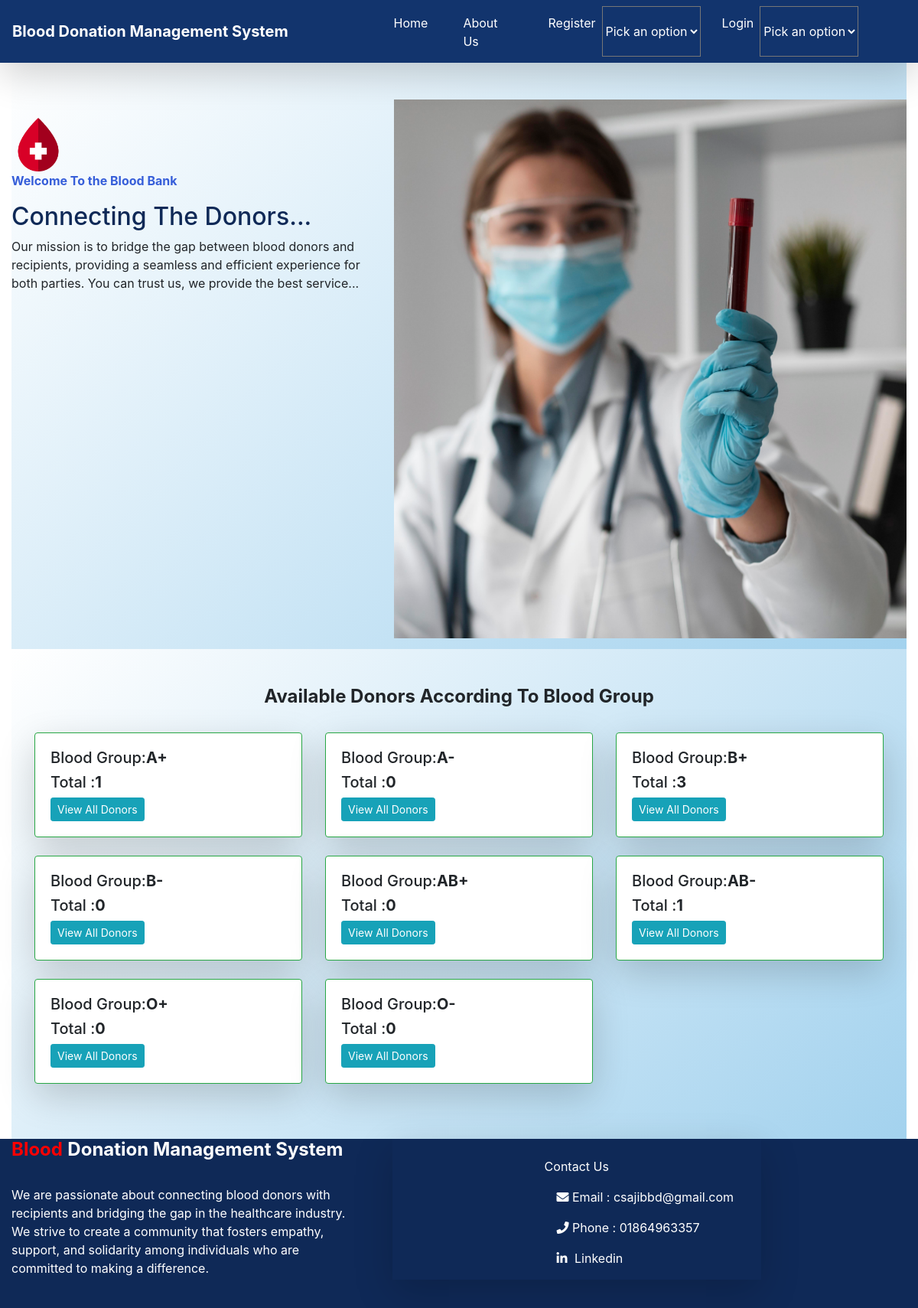
The app's page /, older data.
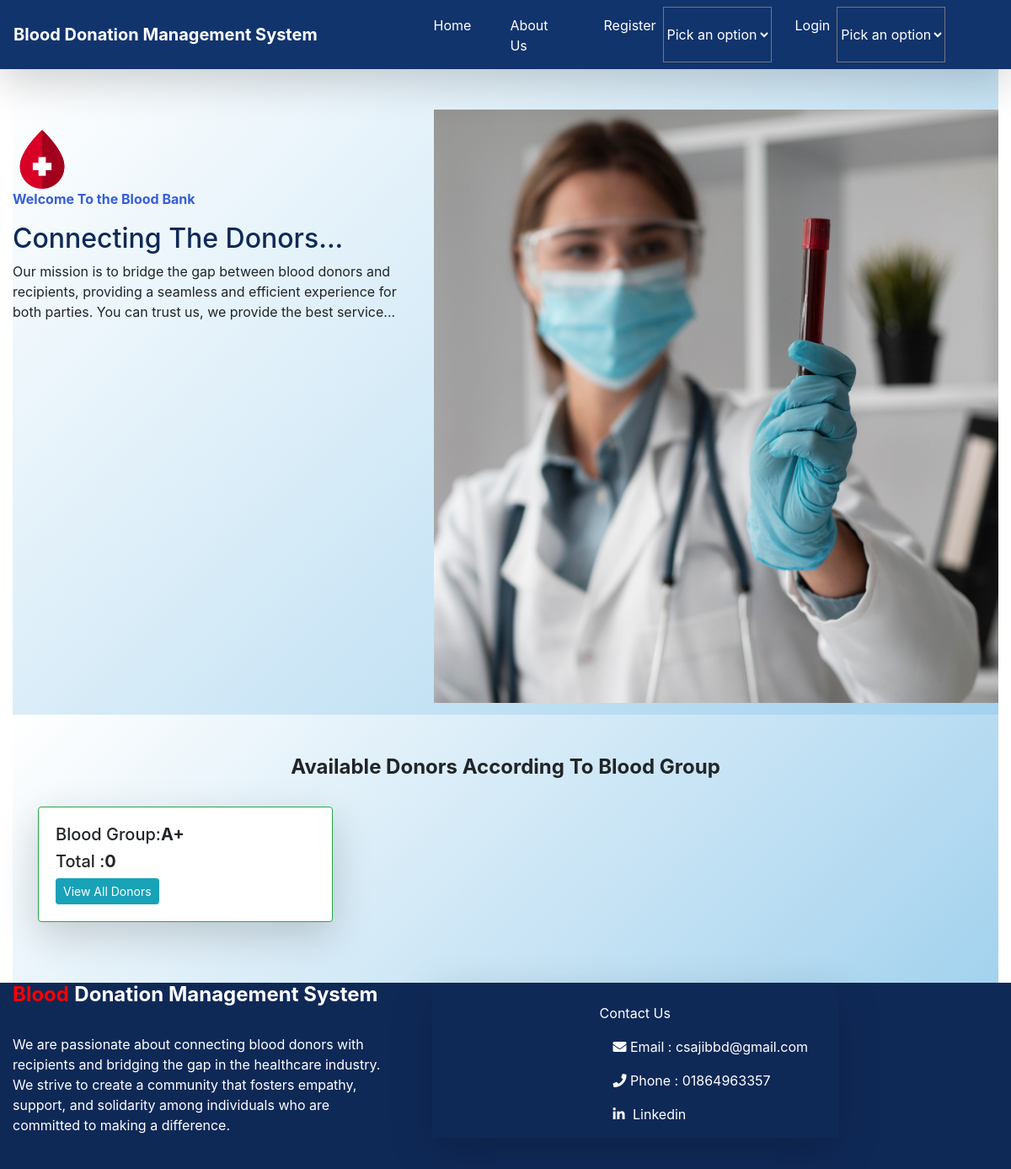
The same page, newer data.
### home/models.py (models this page shows, shortened)
class BloodGroup(models.Model):
    name = models.CharField(max_length=5)

### home/views.py (the view)
# urls.py: path("", views.index, name="index"),
def index(request):
    all_group = BloodGroup.objects.annotate(total=Count('donor'))
    return render(request, "index.html", {'all_group':all_group})

### home/templates/index.html (shortened to what the changed rows need)
{% load static %}
<!DOCTYPE html>
<html lang="en">
<head>
  <link rel="stylesheet" href="https://cdnjs.cloudflare.com/ajax/libs/font-awesome/5.15.2/css/all.min.css"/>
  <link rel="stylesheet" href="https://stackpath.bootstrapcdn.com/bootstrap/4.5.0/css/bootstrap.min.css"
>
</head>
<body>
<div class="container-fluid">
  <div class="album py-5" style="background:linear-gradient(135deg, #ffffff, #a3d2ee);">
    <div class="row">
        <div class="col-md-5"><br>
            <h2 style="color:hsl(218, 71%, 20%);">Connecting The Donors...</h2>
          </div>
    </div>
  </div>
</div>
<div class="container-fluid">
  <div class="album py-5" style="background:linear-gradient(135deg, #ffffff, #a3d2ee);">
      <h4 class="text-center"><strong>Available Donors According To Blood Group</strong></h4><br>
      <div class="container">
          <div class="row">
           {% for i in all_group %}
           <div class="col-md-4">
              <div class="card mb-4 shadow-lg border-success">
              <div class="card-body">
              <h5 class="card-text">Blood Group:<strong>{{i.name}}</strong></h5>
              <h5 class="card-text">Total :<strong>{{i.total}}</strong></h5>
              <div class="d-flex justify-content-between align-items-center">
              <a href="/donors_list/{{i.id}}/" class="btn btn-sm btn-info">View All Donors</a>
              </div>
              </div>
              </div>
           </div>
          {% endfor %}
         </div>
      </div>
    </div>
  </div>
</body>
</html>

Row changes from the older to the newer data that the page shows:
removed BloodGroup: name "A-", total "0"
removed BloodGroup: name "B+", total "3"
removed BloodGroup: name "B-", total "0"
removed BloodGroup: name "AB+", total "0"
removed BloodGroup: name "AB-", total "1"
removed BloodGroup: name "O+", total "0"
removed BloodGroup: name "O-", total "0"
computed for BloodGroup: total "1" → "0"
